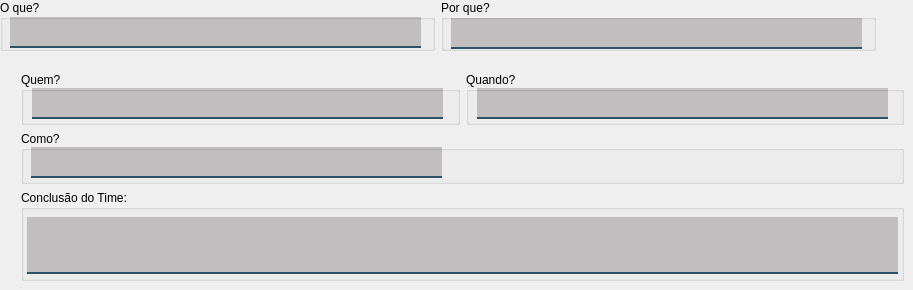
       <widget class="QWidget" name="tab_2">
        <attribute name="title">
         <string>Plano de Ação</string>
        </attribute>
        <widget class="QWidget" name="">
         <layout class="QHBoxLayout" name="horizontalLayout_9">
          <item>
           <widget class="QGroupBox" name="groupBox_24">
            <property name="minimumSize">
             <size>
              <width>435</width>
              <height>51</height>
             </size>
            </property>
            <property name="title">
             <string>O que?</string>
            </property>
            <widget class="QLineEdit" name="txt_pessoas_8">
             <property name="enabled">
              <bool>false</bool>
             </property>
             <property name="geometry">
              <rect>
               <x>10</x>
               <y>17</y>
               <width>411</width>
               <height>31</height>
              </rect>
             </property>
             <property name="minimumSize">
              <size>
               <width>411</width>
               <height>0</height>
              </size>
             </property>
             <property name="font">
              <font>
               <family>Segoe UI</family>
              </font>
             </property>
             <property name="styleSheet">
              <string notr="true">background-color: rgba(10,0,0,50);
border:2px solid rgba(0,0,0,0);
border-bottom-color:rgba(46,82,101,255);
color:rgb(0,0,0);
padding-bottom:7px</string>
             </property>
            </widget>
           </widget>
          </item>
          <item>
           <widget class="QGroupBox" name="groupBox_25">
            <property name="minimumSize">
             <size>
              <width>435</width>
              <height>51</height>
             </size>
            </property>
            <property name="title">
             <string>Por que?</string>
            </property>
            <widget class="QLineEdit" name="txt_pessoas_9">
             <property name="enabled">
              <bool>false</bool>
             </property>
             <property name="geometry">
              <rect>
               <x>10</x>
               <y>18</y>
               <width>411</width>
               <height>31</height>
              </rect>
             </property>
             <property name="minimumSize">
              <size>
               <width>411</width>
               <height>0</height>
              </size>
             </property>
             <property name="font">
              <font>
               <family>Segoe UI</family>
              </font>
             </property>
             <property name="styleSheet">
              <string notr="true">background-color: rgba(10,0,0,50);
border:2px solid rgba(0,0,0,0);
border-bottom-color:rgba(46,82,101,255);
color:rgb(0,0,0);
padding-bottom:7px</string>
             </property>
            </widget>
           </widget>
          </item>
         </layout>
        </widget>
        <widget class="QWidget" name="">
         <property name="geometry">
          <rect>
           <x>21</x>
           <y>72</y>
           <width>883</width>
           <height>209</height>
          </rect>
         </property>
         <layout class="QVBoxLayout" name="verticalLayout_14">
          <item>
           <layout class="QHBoxLayout" name="horizontalLayout_13">
            <item>
             <widget class="QGroupBox" name="groupBox_26">
              <property name="minimumSize">
               <size>
                <width>435</width>
                <height>51</height>
               </size>
              </property>
              <property name="title">
               <string>Quem?</string>
              </property>
              <widget class="QLineEdit" name="txt_pessoas_10">
               <property name="enabled">
                <bool>false</bool>
               </property>
               <property name="geometry">
                <rect>
                 <x>11</x>
                 <y>16</y>
                 <width>411</width>
                 <height>31</height>
                </rect>
               </property>
               <property name="minimumSize">
                <size>
                 <width>411</width>
                 <height>0</height>
                </size>
               </property>
               <property name="font">
                <font>
                 <family>Segoe UI</family>
                </font>
               </property>
               <property name="styleSheet">
                <string notr="true">background-color: rgba(10,0,0,50);
border:2px solid rgba(0,0,0,0);
border-bottom-color:rgba(46,82,101,255);
color:rgb(0,0,0);
padding-bottom:7px</string>
               </property>
              </widget>
             </widget>
            </item>
            <item>
             <widget class="QGroupBox" name="groupBox_27">
              <property name="minimumSize">
               <size>
                <width>435</width>
                <height>51</height>
               </size>
              </property>
              <property name="title">
               <string>Quando?</string>
              </property>
              <widget class="QLineEdit" name="txt_pessoas_11">
               <property name="enabled">
                <bool>false</bool>
               </property>
               <property name="geometry">
                <rect>
                 <x>11</x>
                 <y>16</y>
                 <width>411</width>
                 <height>31</height>
                </rect>
               </property>
               <property name="minimumSize">
                <size>
                 <width>411</width>
                 <height>0</height>
                </size>
               </property>
               <property name="font">
                <font>
                 <family>Segoe UI</family>
                </font>
               </property>
               <property name="styleSheet">
                <string notr="true">background-color: rgba(10,0,0,50);
border:2px solid rgba(0,0,0,0);
border-bottom-color:rgba(46,82,101,255);
color:rgb(0,0,0);
padding-bottom:7px</string>
               </property>
              </widget>
             </widget>
            </item>
           </layout>
          </item>
          <item>
           <widget class="QGroupBox" name="groupBox_28">
            <property name="minimumSize">
             <size>
              <width>435</width>
              <height>51</height>
             </size>
            </property>
            <property name="title">
             <string>Como?</string>
            </property>
            <widget class="QLineEdit" name="txt_pessoas_12">
             <property name="enabled">
              <bool>false</bool>
             </property>
             <property name="geometry">
              <rect>
               <x>10</x>
               <y>16</y>
               <width>411</width>
               <height>31</height>
              </rect>
             </property>
             <property name="minimumSize">
              <size>
               <width>411</width>
               <height>0</height>
              </size>
             </property>
             <property name="font">
              <font>
               <family>Segoe UI</family>
              </font>
             </property>
             <property name="styleSheet">
              <string notr="true">background-color: rgba(10,0,0,50);
border:2px solid rgba(0,0,0,0);
border-bottom-color:rgba(46,82,101,255);
color:rgb(0,0,0);
padding-bottom:7px</string>
             </property>
            </widget>
           </widget>
          </item>
          <item>
           <widget class="QGroupBox" name="groupBox_29">
            <property name="minimumSize">
             <size>
              <width>881</width>
              <height>91</height>
             </size>
            </property>
            <property name="title">
             <string>Conclusão do Time:</string>
            </property>
            <widget class="QTextEdit" name="txt_recomendacao_3">
             <property name="enabled">
              <bool>false</bool>
             </property>
             <property name="geometry">
              <rect>
               <x>6</x>
               <y>27</y>
               <width>871</width>
               <height>57</height>
              </rect>
             </property>
             <property name="minimumSize">
              <size>
               <width>871</width>
               <height>51</height>
              </size>
             </property>
             <property name="font">
              <font>
               <family>Segoe UI</family>
              </font>
             </property>
             <property name="styleSheet">
              <string notr="true">background-color: rgba(10,0,0,50);
border:2px solid rgba(0,0,0,0);
border-bottom-color:rgba(46,82,101,255);
color:rgb(0,0,0);
padding-bottom:7px</string>
             </property>
            </widget>
           </widget>
          </item>
         </layout>
        </widget>
       </widget>
